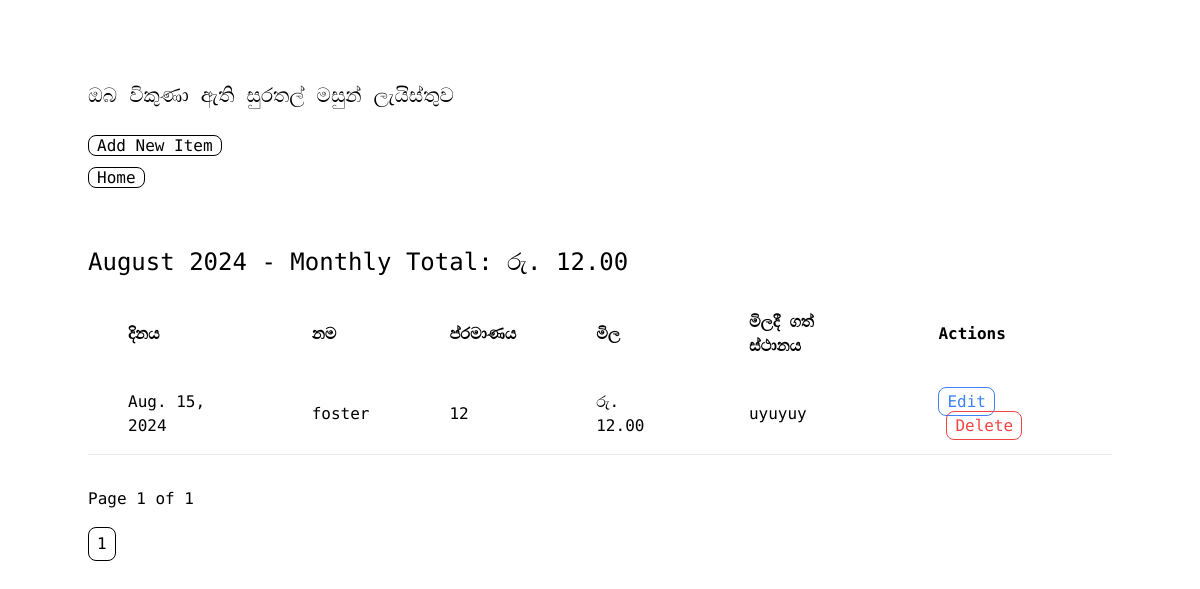
Screenshot of /sold/ with the database file from the repository.
### sold/models.py (models this page shows, shortened)
class Item(models.Model):
    name = models.CharField(max_length=255)
    price = models.DecimalField(max_digits=10, decimal_places=2)
    source = models.CharField(max_length=255)
    quantity = models.PositiveIntegerField()
    date = models.DateTimeField()

### sold/views.py (the view)
# urls.py: path('', views.index, name='index'),
def index(request):
    items = Item.objects.all().order_by('-date')  # Most recent date first
    grouped_items = defaultdict(lambda: {'items': [], 'total_price': 0})
    for item in items:
        month_year = item.date.strftime('%B %Y')  # Group by month and year
        grouped_items[month_year]['items'].append(item)
        grouped_items[month_year]['total_price'] += item.price
    sorted_grouped_items = sorted(grouped_items.items(), key=lambda x: datetime.strptime(x[0], '%B %Y'), reverse=True)
    paginator = Paginator(sorted_grouped_items, 1)  # Show 1 month per page
    page_number = request.GET.get('page')
    page_obj = paginator.get_page(page_number)
    return render(request, 'sold/index.html', {'page_obj': page_obj})

### sold/templates/sold/index.html (shortened to what this page needs)
{% extends 'base.html' %}
{% block content %}
<div>
    <div class="">
        <h1 class="text-[20px] mb-6">ඔබ විකුණා ඇති සුරතල් මසුන් ලැයිස්තුව
        </h1>
        <ul class="font-sans flex flex-col space-y-2">
            <li><a class="border px-2 rounded-lg border-black" href="{% url 'sold:add_item' %}">Add New Item</a></li>
            <li><a class="border px-2 rounded-lg border-black" href="{% url 'home:index' %}">Home</a></li>
        </ul>
    </div>
    <div class="container mx-auto mt-10">
        <div class="overflow-x-auto">
            {% for month, data in page_obj %}
            <h2 class="text-2xl mb-4 mt-4">{{ month }} - Monthly Total: රු. {{ data.total_price }}</h2>
            <table class="min-w-full">
                <thead>
                    <tr>
                        <th class="py-4 px-10 text-left">දිනය</th>
                        <th class="py-4 px-10 text-left">නම</th>
                        <th class="py-4 px-10 text-left">ප්රමාණය</th>
                        <th class="py-4 px-10 text-left">මිල</th>
                        <th class="py-4 px-10 text-left">මිලදී ගත් ස්ථානය</th>
                        <th class="py-4 px-10 text-left">Actions</th>
                    </tr>
                </thead>
                <tbody>
                    {% for item in data.items %}
                    <tr>
                        <td class="py-4 px-10 border-b border-gray-200">{{ item.date|date:"M. d, Y" }}</td>
                        <td class="py-4 px-10 border-b border-gray-200">{{ item.name }}</td>
                        <td class="py-4 px-10 border-b border-gray-200">{{ item.quantity }}</td>
                        <td class="py-4 px-10 border-b border-gray-200">රු. {{ item.price }}</td>
                        <td class="py-4 px-10 border-b border-gray-200">{{ item.source }}</td>
                        <td class="py-4 px-10 border-b border-gray-200">
                            <a href="{% url 'sold:edit_item' item.id %}" class="px-2 py-1 border border-blue-500 rounded-lg text-blue-500">Edit</a>
                            <a href="{% url 'sold:delete_item' item.id %}" class="px-2 py-1 border border-red-500 rounded-lg text-red-500 ml-2">Delete</a>
                        </td>
                    </tr>
                    {% endfor %}
                </tbody>
            </table>
            {% endfor %}
        </div>
    </div>
    <div class="mt-4">
        <span class="mr-2">Page {{ page_obj.number }} of {{ page_obj.paginator.num_pages }}</span>
        <div class="flex flex-wrap space-x-4 mt-4">
            {% for num in page_obj.paginator.page_range %}
                {% if num == page_obj.number %}
                    <span class="px-2 py-1 border border-black rounded-lg">{{ num }}</span>
                {% else %}
                    <a href="?page={{ num }}" class="px-2 py-1 border border-black rounded-lg">{{ num }}</a>
                {% endif %}
            {% endfor %}
        </div>
    </div>
</div>
{% endblock %}

### theme/templates/base.html (shortened to what this page needs)
{% load static tailwind_tags %}
<!DOCTYPE html>
<html lang="en">
	<head>
		{% tailwind_css %}
	</head>
	<body class="">
		<div class="">
			<section class="flex items-center justify-center h-full m-20 ">
				{% block content %}{% endblock %}
			</section>
		</div>
	</body>
</html>

### rows the page displays
Item: date "Aug. 15, 2024", name "foster", quantity "12", price "12.00", source "uyuyuy"

### other values shown
{{ month }} "August 2024"
{{ data.total_price }} "12.00"
{{ page_obj.number }} "1"
{{ page_obj.paginator.num_pages }} "1"
{{ num }} "1"
